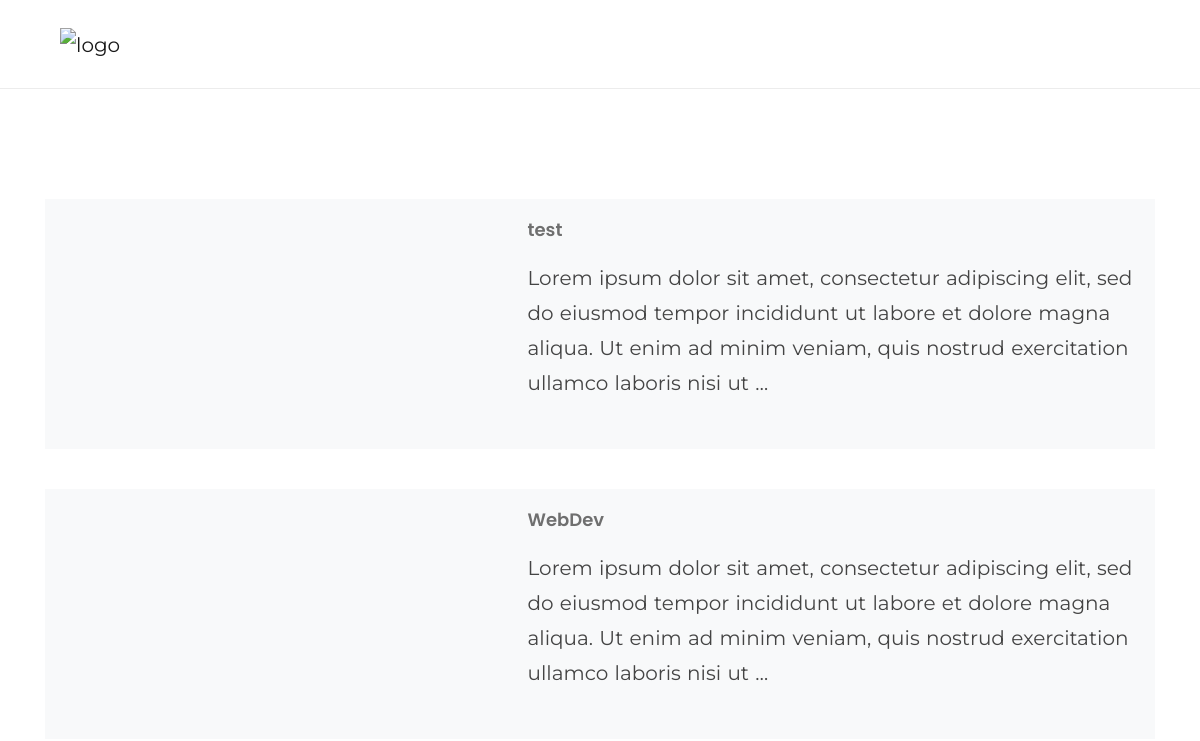
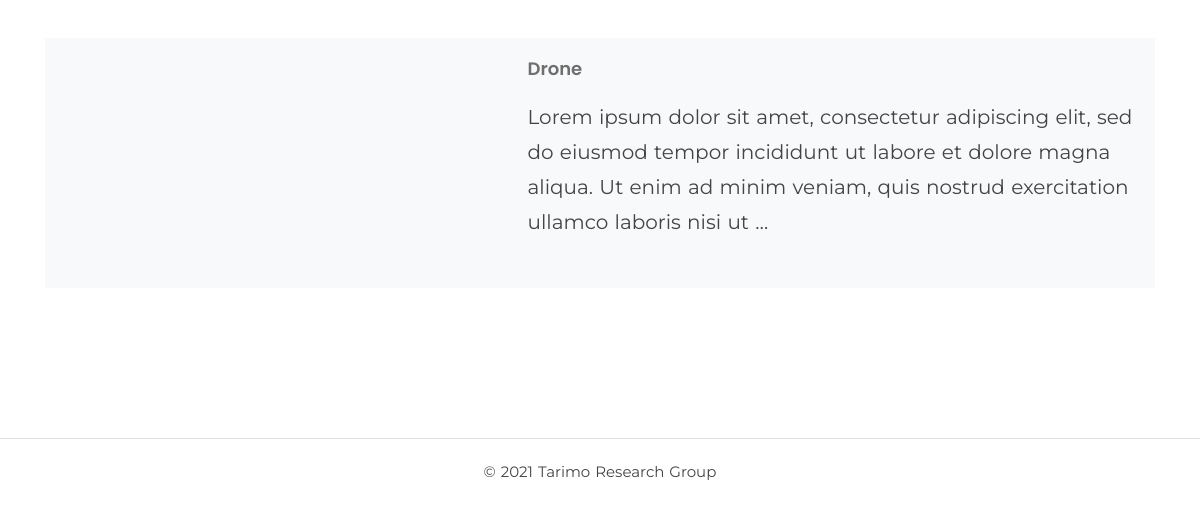
Page /projects/ on the earlier database version (2 pictures, top to bottom).
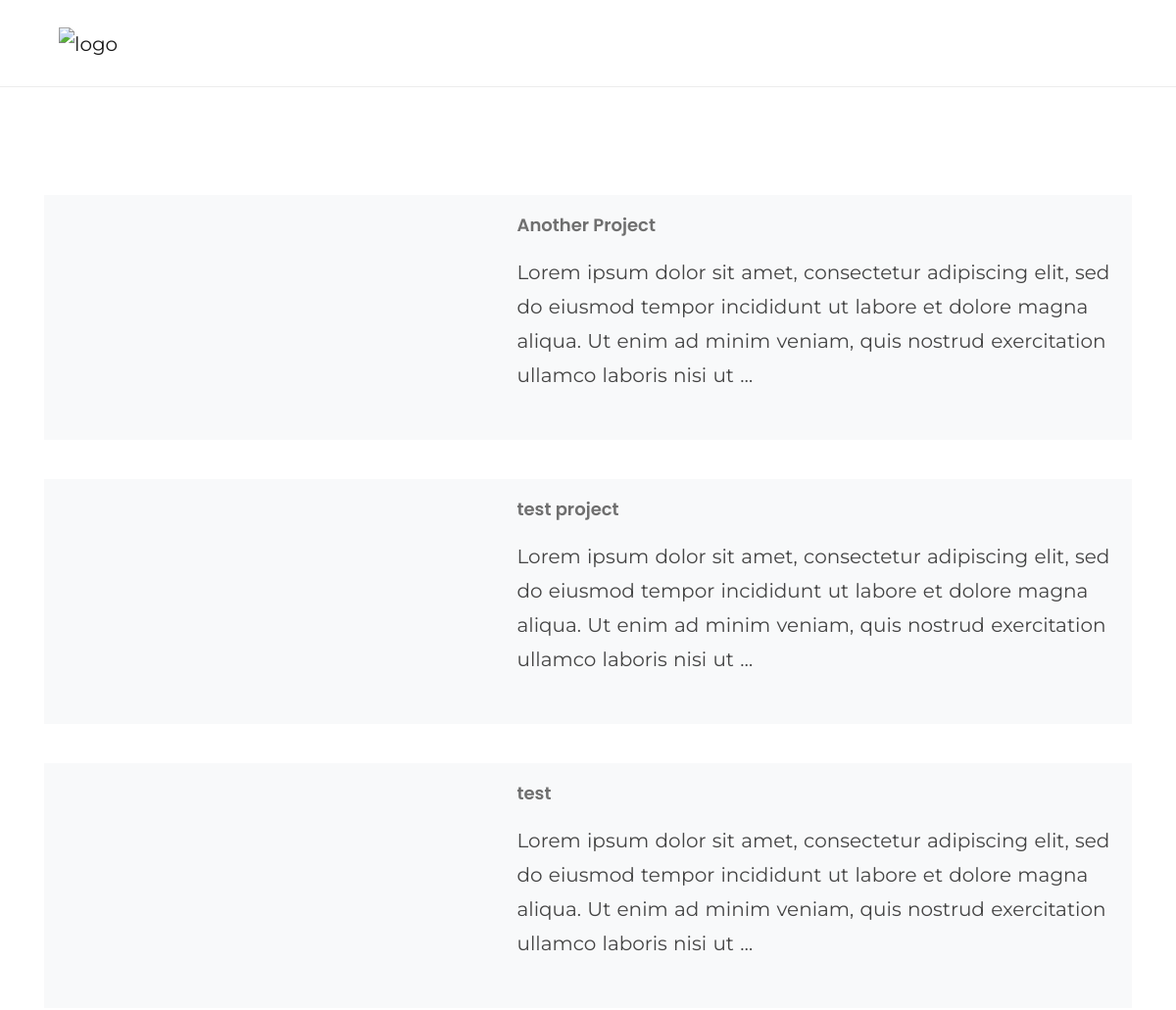
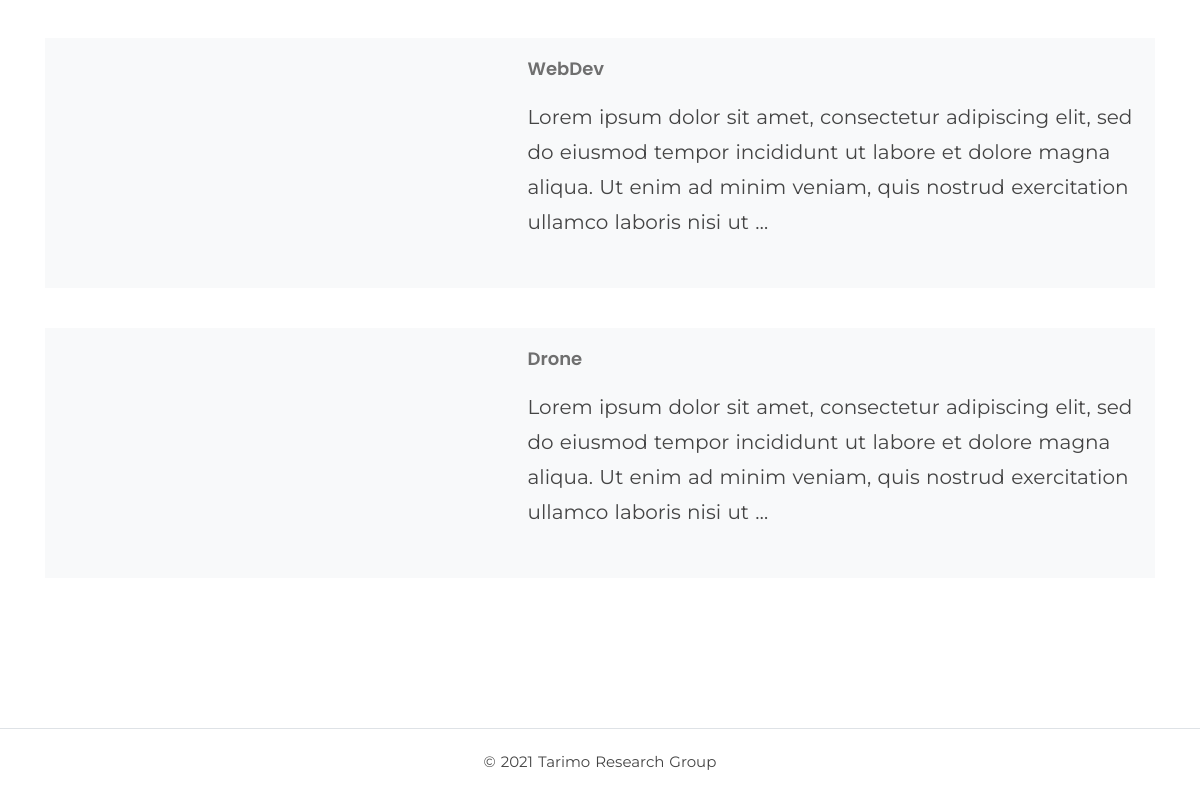
Same page on the later database version (2 pictures, top to bottom).
### research_site/models.py (models this page shows, shortened)
class Project(models.Model):
    title = models.CharField(max_length=300, blank=False, null=False)
    collaborators = models.CharField(max_length=300, null=True)
    created_date = models.DateTimeField(auto_now_add=True,verbose_name="Creation Date")
    slug = models.SlugField(unique=True, blank=True, null=True)
    project_image = models.FileField(upload_to='projects', blank = True,null = True,verbose_name="Add Photos to Project")
    publish = models.BooleanField(
        verbose_name=_('Publish :'),
        default=True,
        help_text=_('Will this post be published?')
    )
    completed = models.BooleanField(
        verbose_name=_('Completed :'),
        default=False,
        help_text=_('is this post completed?')
    )
    category = models.ForeignKey('ProjectCategory', on_delete=models.CASCADE)
    content = models.TextField()
    class Meta:
        verbose_name = _('Project')
        verbose_name_plural = _('Projects')
    class Meta:
        ordering = ('-created_date',)

### research_site/views.py (the view)
# urls.py: path('projects/', ProjectView.as_view(), name='projects'),
class ProjectView(ListView):
    model = Project
    template_name = 'projects.html'
    context_object_name = "projects"

### templates/projects.html (shortened to what this page needs)
{% extends "base.html" %}
  {% load static %}
{% block content %}
{% for project in projects %}
<div class="row">
  <div class="card margin-40px-bottom border-0 bg-light rounded-0">
      <div class="row no-gutters list-blog">
          <div class="col-md-5">
            {% if project.project_image %}
              <div class="bg-img cover-background h-100 min-height-250" data-overlay-dark="0" data-background="{{ project.project_image.url }}"></div>
            {% else %}
             <div class="bg-img cover-background h-100 min-height-250" data-overlay-dark="0" data-background="{% static '../media/projects/tress.jpg' %}"></div>
            {% endif %}
          </div>
          <div class="col-md-7">
              <div class="card-body">
                  <h5><a href="{% url 'project_detail' project.slug %}">{{ project.title }}</a></h5>
                  <p>{{ project.content|truncatechars:200 }}</p>
              </div>
          </div>
      </div>
  </div>
</div>
{% endfor %}
{% endblock%}

Differences in the rows shown:
added Project: title "Another Project", content "Lorem ipsum dolor sit amet, consectetur adipiscing elit, sed do eiusmod tempor incididunt ut labore et dolore magna aliqua. Ut enim ad minim veniam, quis nostrud exercitation ullamco laboris nisi ut …"
added Project: title "test project", content "Lorem ipsum dolor sit amet, consectetur adipiscing elit, sed do eiusmod tempor incididunt ut labore et dolore magna aliqua. Ut enim ad minim veniam, quis nostrud exercitation ullamco laboris nisi ut …"
